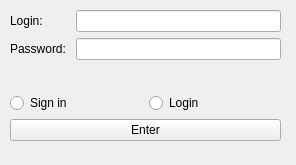
<?xml version="1.0" encoding="UTF-8"?>
<ui version="4.0">
 <class>SignedWidget</class>
 <widget class="QWidget" name="SignedWidget">
  <property name="geometry">
   <rect>
    <x>0</x>
    <y>0</y>
    <width>296</width>
    <height>165</height>
   </rect>
  </property>
  <property name="windowTitle">
   <string>Form</string>
  </property>
  <widget class="QWidget" name="layoutWidget">
   <property name="geometry">
    <rect>
     <x>10</x>
     <y>10</y>
     <width>271</width>
     <height>131</height>
    </rect>
   </property>
   <layout class="QVBoxLayout" name="verticalLayout_3">
    <item>
     <layout class="QHBoxLayout" name="horizontalLayout">
      <item>
       <layout class="QVBoxLayout" name="verticalLayout">
        <item>
         <widget class="QLabel" name="label">
          <property name="text">
           <string>Login: </string>
          </property>
         </widget>
        </item>
        <item>
         <widget class="QLabel" name="label_2">
          <property name="text">
           <string>Password: </string>
          </property>
         </widget>
        </item>
       </layout>
      </item>
      <item>
       <layout class="QVBoxLayout" name="verticalLayout_2">
        <item>
         <widget class="QLineEdit" name="LoginLine"/>
        </item>
        <item>
         <widget class="QLineEdit" name="PassworLine">
          <property name="echoMode">
           <enum>QLineEdit::Password</enum>
          </property>
         </widget>
        </item>
       </layout>
      </item>
     </layout>
    </item>
    <item>
     <widget class="QLabel" name="ErrorLine">
      <property name="text">
       <string/>
      </property>
     </widget>
    </item>
    <item>
     <layout class="QHBoxLayout" name="horizontalLayout_2">
      <item>
       <widget class="QRadioButton" name="SignIn">
        <property name="text">
         <string>Sign in</string>
        </property>
       </widget>
      </item>
      <item>
       <widget class="QRadioButton" name="LogIn">
        <property name="text">
         <string>Login</string>
        </property>
       </widget>
      </item>
     </layout>
    </item>
    <item>
     <widget class="QPushButton" name="enterButton">
      <property name="text">
       <string>Enter</string>
      </property>
     </widget>
    </item>
   </layout>
  </widget>
 </widget>
 <resources/>
 <connections/>
</ui>
